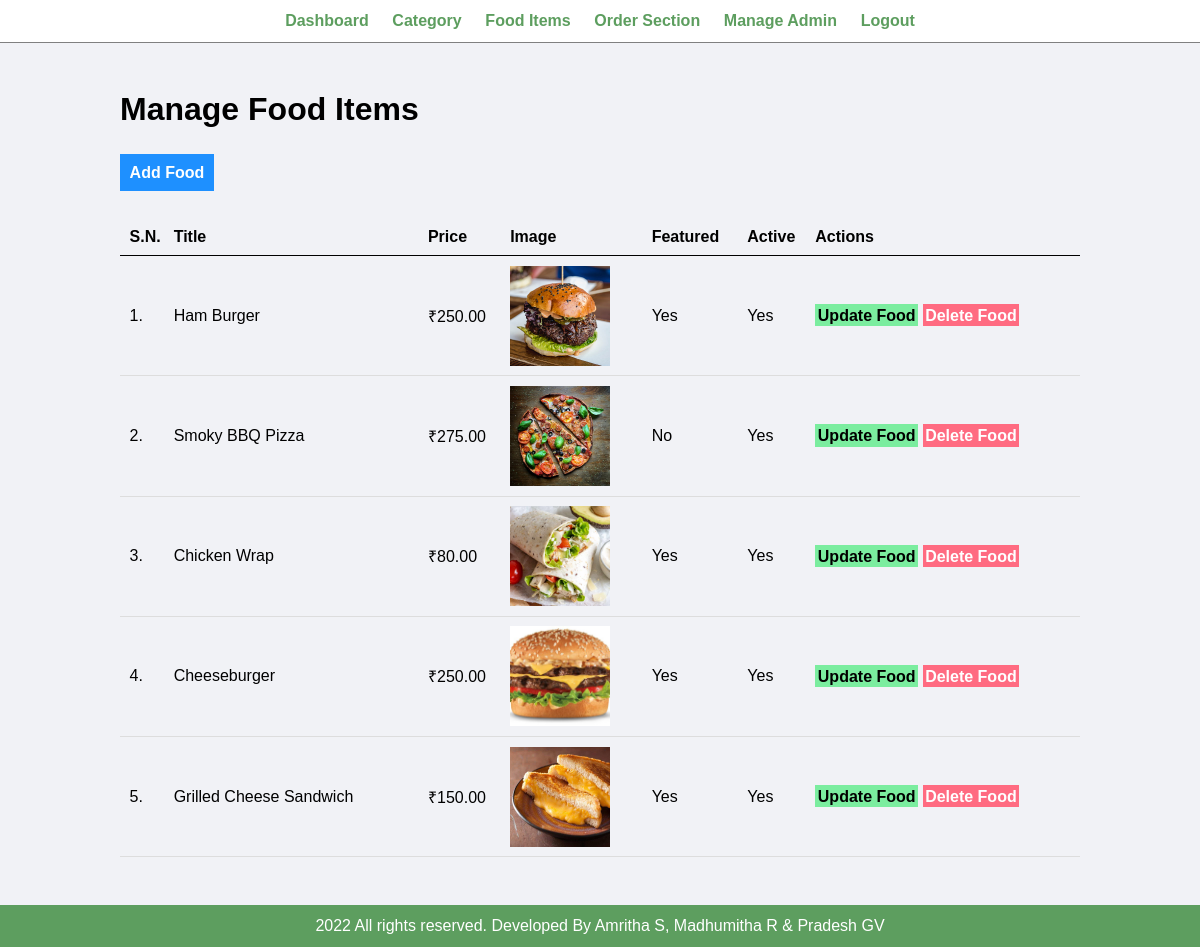
Page /admin/manage-food.php (signed in) on the committed database.
### tables this page shows
CREATE TABLE `tbl_food` (
  `id` int(10) UNSIGNED NOT NULL,
  `title` varchar(100) NOT NULL,
  `description` text NOT NULL,
  `price` decimal(10,2) NOT NULL,
  `image_name` varchar(255) NOT NULL,
  `category_id` int(10) UNSIGNED NOT NULL,
  `featured` varchar(10) NOT NULL,
  `active` varchar(10) NOT NULL
);

### admin/manage-food.php (the view, shortened to what this page needs)
<?php include('partials/menu.php'); ?>
<div class="main-content">
    <div class="wrapper">
        <h1>Manage Food Items</h1>
        <br /><br />
                <a href="../admin/add-food.php" class="btn-primary">Add Food</a>
                <br /><br /><br />
                <table class="tbl-full">
                    <tr>
                        <th>S.N.</th>
                        <th>Title</th>
                        <th>Price</th>
                        <th>Image</th>
                        <th>Featured</th>
                        <th>Active</th>
                        <th>Actions</th>
                    </tr>
                    <?php
                        $sql = "SELECT * FROM tbl_food";
                        $res = mysqli_query($conn, $sql);
                        $count = mysqli_num_rows($res);
                        $sn=1;
                        if($count>0)
                        {
                            while($row=mysqli_fetch_assoc($res))
                            {
                                $id = $row['id'];
                                $title = $row['title'];
                                $price = $row['price'];
                                $image_name = $row['image_name'];
                                $featured = $row['featured'];
                                $active = $row['active'];
                                ?>
                                <tr>
                                    <td><?php echo $sn++; ?>. </td>
                                    <td><?php echo $title; ?></td>
                                    <td>&#8377;<?php echo $price; ?></td>
                                    <td>
                                        <?php
                                            if($image_name=="")
                                            {
                                                echo "<div class='error'>Image not Added.</div>";
                                            }
                                            else
                                            {
                                                ?>
                                                <img src="../images/food/<?php echo $image_name; ?>" width="100px">
                                                <?php
                                            }
                                        ?>
                                    </td>
                                    <td><?php echo $featured; ?></td>
                                    <td><?php echo $active; ?></td>
                                    <td>
                                        <a href="../admin/update-food.php?id=<?php echo $id; ?>" class="btn-secondary">Update Food</a>
                                        <a href="../admin/delete-food.php?id=<?php echo $id; ?>&image_name=<?php echo $image_name; ?>" class="btn-danger">Delete Food</a>
                                    </td>
                                </tr>
                                <?php
                            }
                        }
                        else
                        {
                            echo "<tr> <td colspan='7' class='error'> Food not Added Yet. </td> </tr>";
                        }
                    ?>
                </table>
    </div>
</div>
<?php include('partials/footer.php'); ?>

### css/admin.css (style rules this page uses)
* { margin: 0; padding: 0; font-family: Arial, Helvetica, sans-serif; }
.wrapper { padding: 1%; width: 80%; margin: 0 auto; }
.tbl-full { width: 100%; }
table { border-collapse: collapse; width: 100%; }
th, td { padding: 8px; text-align: left; border-bottom: 1px solid #ddd; }
table tr th { border-bottom: 1px solid black; padding: 1%; text-align: left; }
table tr td { padding: 1%; }
.btn-primary { background-color: #1e90ff; padding: 1%; color: white; text-decoration: none; font-weight: bold; }
.btn-secondary { background-color: #7bed9f; padding: 1%; color: black; text-decoration: none; font-weight: bold; }
.btn-danger { background-color: #ff6b81; padding: 1%; color: white; text-decoration: none; font-weight: bold; }
.main-content { background-color: #f1f2f6; padding: 3% 0; }

### rows in the picture
tbl_food: title "Ham Burger", price "250.00", image_name (picture), featured "Yes", active "Yes"
tbl_food: title "Smoky BBQ Pizza", price "275.00", image_name (picture), featured "No", active "Yes"
tbl_food: title "Chicken Wrap", price "80.00", image_name (picture), featured "Yes", active "Yes"
tbl_food: title "Cheeseburger", price "250.00", image_name (picture), featured "Yes", active "Yes"
tbl_food: title "Grilled Cheese Sandwich", price "150.00", image_name (picture), featured "Yes", active "Yes"
